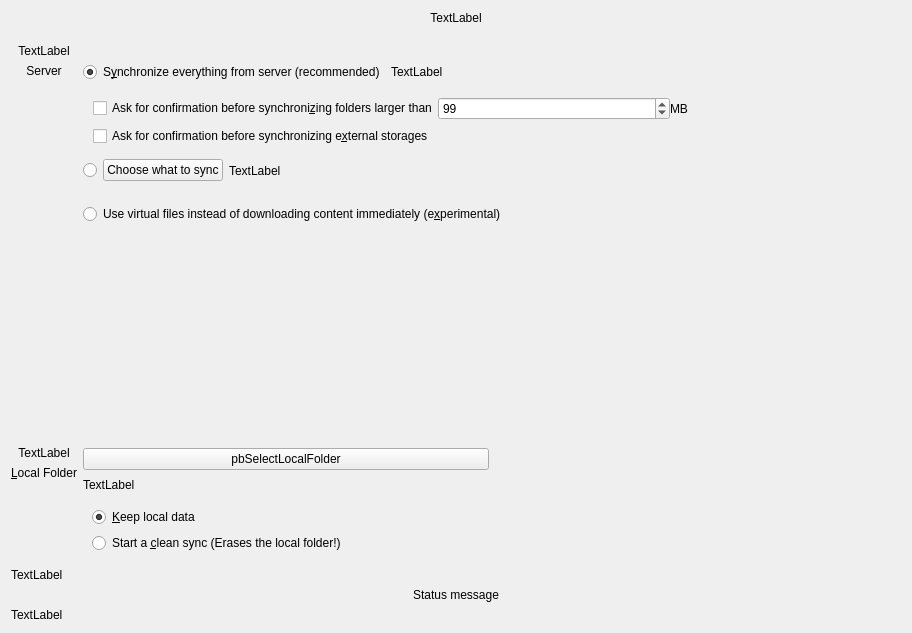
<?xml version="1.0" encoding="UTF-8"?>
<ui version="4.0">
 <class>OwncloudAdvancedSetupPage</class>
 <widget class="QWidget" name="OwncloudAdvancedSetupPage">
  <property name="geometry">
   <rect>
    <x>0</x>
    <y>0</y>
    <width>912</width>
    <height>633</height>
   </rect>
  </property>
  <property name="sizePolicy">
   <sizepolicy hsizetype="Maximum" vsizetype="Maximum">
    <horstretch>0</horstretch>
    <verstretch>0</verstretch>
   </sizepolicy>
  </property>
  <property name="windowTitle">
   <string notr="true">Form</string>
  </property>
  <layout class="QVBoxLayout" name="verticalLayout_4">
   <item>
    <widget class="QLabel" name="topLabel">
     <property name="sizePolicy">
      <sizepolicy hsizetype="Preferred" vsizetype="Fixed">
       <horstretch>0</horstretch>
       <verstretch>0</verstretch>
      </sizepolicy>
     </property>
     <property name="text">
      <string notr="true">TextLabel</string>
     </property>
     <property name="textFormat">
      <enum>Qt::RichText</enum>
     </property>
     <property name="alignment">
      <set>Qt::AlignCenter</set>
     </property>
     <property name="wordWrap">
      <bool>true</bool>
     </property>
    </widget>
   </item>
   <item>
    <spacer name="verticalSpacer_2">
     <property name="orientation">
      <enum>Qt::Vertical</enum>
     </property>
     <property name="sizeType">
      <enum>QSizePolicy::Fixed</enum>
     </property>
     <property name="sizeHint" stdset="0">
      <size>
       <width>20</width>
       <height>13</height>
      </size>
     </property>
    </spacer>
   </item>
   <item>
    <layout class="QGridLayout" name="gridLayout">
     <item row="2" column="2">
      <spacer name="horizontalSpacer_2">
       <property name="orientation">
        <enum>Qt::Horizontal</enum>
       </property>
       <property name="sizeHint" stdset="0">
        <size>
         <width>40</width>
         <height>20</height>
        </size>
       </property>
      </spacer>
     </item>
     <item row="0" column="1" colspan="2">
      <widget class="QWidget" name="wSyncStrategy" native="true">
       <layout class="QVBoxLayout" name="verticalLayout">
        <property name="leftMargin">
         <number>0</number>
        </property>
        <property name="rightMargin">
         <number>0</number>
        </property>
        <item>
         <layout class="QHBoxLayout" name="horizontalLayout_2">
          <item>
           <widget class="QRadioButton" name="rSyncEverything">
            <property name="text">
             <string>S&amp;ynchronize everything from server (recommended)</string>
            </property>
            <property name="checked">
             <bool>true</bool>
            </property>
           </widget>
          </item>
          <item>
           <widget class="QLabel" name="lSyncEverythingSizeLabel">
            <property name="text">
             <string notr="true">TextLabel</string>
            </property>
            <property name="textFormat">
             <enum>Qt::PlainText</enum>
            </property>
           </widget>
          </item>
          <item>
           <spacer name="horizontalSpacer_3">
            <property name="orientation">
             <enum>Qt::Horizontal</enum>
            </property>
            <property name="sizeHint" stdset="0">
             <size>
              <width>40</width>
              <height>20</height>
             </size>
            </property>
           </spacer>
          </item>
         </layout>
        </item>
        <item>
         <layout class="QGridLayout" name="gridLayout_2">
          <property name="horizontalSpacing">
           <number>0</number>
          </property>
          <item row="0" column="0">
           <spacer name="horizontalSpacer_4">
            <property name="orientation">
             <enum>Qt::Horizontal</enum>
            </property>
            <property name="sizeType">
             <enum>QSizePolicy::Minimum</enum>
            </property>
            <property name="sizeHint" stdset="0">
             <size>
              <width>10</width>
              <height>20</height>
             </size>
            </property>
           </spacer>
          </item>
          <item row="0" column="1">
           <layout class="QHBoxLayout" name="horizontalLayout_3">
            <item>
             <widget class="QCheckBox" name="confCheckBoxSize">
              <property name="text">
               <string>Ask for confirmation before synchroni&amp;zing folders larger than</string>
              </property>
             </widget>
            </item>
            <item>
             <widget class="QSpinBox" name="confSpinBox">
              <property name="maximum">
               <number>999999</number>
              </property>
              <property name="value">
               <number>99</number>
              </property>
             </widget>
            </item>
            <item>
             <widget class="QLabel" name="confTraillingSizeLabel">
              <property name="text">
               <string extracomment="Trailing part of &quot;Ask confirmation before syncing folder larger than&quot; ">MB</string>
              </property>
             </widget>
            </item>
           </layout>
          </item>
          <item row="1" column="1">
           <widget class="QCheckBox" name="confCheckBoxExternal">
            <property name="text">
             <string>Ask for confirmation before synchronizing e&amp;xternal storages</string>
            </property>
           </widget>
          </item>
         </layout>
        </item>
        <item>
         <layout class="QHBoxLayout" name="horizontalLayout">
          <item>
           <widget class="QRadioButton" name="rSelectiveSync">
            <property name="sizePolicy">
             <sizepolicy hsizetype="Minimum" vsizetype="Minimum">
              <horstretch>0</horstretch>
              <verstretch>0</verstretch>
             </sizepolicy>
            </property>
            <property name="text">
             <string/>
            </property>
            <property name="checkable">
             <bool>false</bool>
            </property>
           </widget>
          </item>
          <item>
           <widget class="QPushButton" name="bSelectiveSync">
            <property name="text">
             <string>Choose what to sync</string>
            </property>
           </widget>
          </item>
          <item>
           <widget class="QLabel" name="lSelectiveSyncSizeLabel">
            <property name="text">
             <string notr="true">TextLabel</string>
            </property>
            <property name="textFormat">
             <enum>Qt::PlainText</enum>
            </property>
           </widget>
          </item>
          <item>
           <spacer name="horizontalSpacer">
            <property name="orientation">
             <enum>Qt::Horizontal</enum>
            </property>
            <property name="sizeHint" stdset="0">
             <size>
              <width>40</width>
              <height>20</height>
             </size>
            </property>
           </spacer>
          </item>
         </layout>
        </item>
        <item>
         <layout class="QHBoxLayout" name="lVirtualFileSync">
          <item>
           <widget class="QRadioButton" name="rVirtualFileSync">
            <property name="sizePolicy">
             <sizepolicy hsizetype="Minimum" vsizetype="Minimum">
              <horstretch>0</horstretch>
              <verstretch>0</verstretch>
             </sizepolicy>
            </property>
            <property name="text">
             <string>Use virtual files instead of downloading content immediately (e&amp;xperimental)</string>
            </property>
            <property name="checkable">
             <bool>false</bool>
            </property>
           </widget>
          </item>
          <item>
           <spacer name="horizontalSpacer_5">
            <property name="orientation">
             <enum>Qt::Horizontal</enum>
            </property>
            <property name="sizeHint" stdset="0">
             <size>
              <width>40</width>
              <height>20</height>
             </size>
            </property>
           </spacer>
          </item>
         </layout>
        </item>
       </layout>
      </widget>
     </item>
     <item row="2" column="0" rowspan="4">
      <layout class="QVBoxLayout" name="verticalLayout_3">
       <item>
        <widget class="QLabel" name="lLocalIcon">
         <property name="text">
          <string notr="true">TextLabel</string>
         </property>
         <property name="alignment">
          <set>Qt::AlignCenter</set>
         </property>
        </widget>
       </item>
       <item>
        <widget class="QLabel" name="lLocal">
         <property name="sizePolicy">
          <sizepolicy hsizetype="Minimum" vsizetype="Preferred">
           <horstretch>0</horstretch>
           <verstretch>0</verstretch>
          </sizepolicy>
         </property>
         <property name="text">
          <string>&amp;Local Folder</string>
         </property>
         <property name="alignment">
          <set>Qt::AlignCenter</set>
         </property>
         <property name="buddy">
          <cstring>pbSelectLocalFolder</cstring>
         </property>
        </widget>
       </item>
       <item>
        <spacer name="verticalSpacer_4">
         <property name="orientation">
          <enum>Qt::Vertical</enum>
         </property>
         <property name="sizeHint" stdset="0">
          <size>
           <width>20</width>
           <height>40</height>
          </size>
         </property>
        </spacer>
       </item>
      </layout>
     </item>
     <item row="2" column="1" rowspan="2">
      <widget class="QPushButton" name="pbSelectLocalFolder">
       <property name="sizePolicy">
        <sizepolicy hsizetype="MinimumExpanding" vsizetype="Fixed">
         <horstretch>0</horstretch>
         <verstretch>0</verstretch>
        </sizepolicy>
       </property>
       <property name="text">
        <string notr="true">pbSelectLocalFolder</string>
       </property>
      </widget>
     </item>
     <item row="0" column="0">
      <layout class="QVBoxLayout" name="verticalLayout_2">
       <item>
        <widget class="QLabel" name="lServerIcon">
         <property name="text">
          <string notr="true">TextLabel</string>
         </property>
         <property name="alignment">
          <set>Qt::AlignCenter</set>
         </property>
        </widget>
       </item>
       <item>
        <widget class="QLabel" name="lServer">
         <property name="text">
          <string>Server</string>
         </property>
         <property name="alignment">
          <set>Qt::AlignCenter</set>
         </property>
        </widget>
       </item>
       <item>
        <spacer name="verticalSpacer_3">
         <property name="orientation">
          <enum>Qt::Vertical</enum>
         </property>
         <property name="sizeHint" stdset="0">
          <size>
           <width>20</width>
           <height>40</height>
          </size>
         </property>
        </spacer>
       </item>
      </layout>
     </item>
     <item row="5" column="1" colspan="2">
      <widget class="QWidget" name="resolutionWidget" native="true">
       <property name="sizePolicy">
        <sizepolicy hsizetype="Preferred" vsizetype="Fixed">
         <horstretch>0</horstretch>
         <verstretch>0</verstretch>
        </sizepolicy>
       </property>
       <layout class="QFormLayout" name="formLayout_2">
        <property name="sizeConstraint">
         <enum>QLayout::SetMinimumSize</enum>
        </property>
        <property name="fieldGrowthPolicy">
         <enum>QFormLayout::ExpandingFieldsGrow</enum>
        </property>
        <item row="1" column="0" colspan="2">
         <widget class="QRadioButton" name="radioButton">
          <property name="text">
           <string>&amp;Keep local data</string>
          </property>
          <property name="checked">
           <bool>true</bool>
          </property>
         </widget>
        </item>
        <item row="2" column="0" colspan="2">
         <widget class="QRadioButton" name="cbSyncFromScratch">
          <property name="toolTip">
           <string>&lt;html&gt;&lt;head/&gt;&lt;body&gt;&lt;p&gt;If this box is checked, existing content in the local folder will be erased to start a clean sync from the server.&lt;/p&gt;&lt;p&gt;Do not check this if the local content should be uploaded to the servers folder.&lt;/p&gt;&lt;/body&gt;&lt;/html&gt;</string>
          </property>
          <property name="text">
           <string>Start a &amp;clean sync (Erases the local folder!)</string>
          </property>
          <property name="checkable">
           <bool>true</bool>
          </property>
         </widget>
        </item>
       </layout>
      </widget>
     </item>
     <item row="1" column="1">
      <spacer name="verticalSpacer">
       <property name="orientation">
        <enum>Qt::Vertical</enum>
       </property>
       <property name="sizeType">
        <enum>QSizePolicy::MinimumExpanding</enum>
       </property>
       <property name="sizeHint" stdset="0">
        <size>
         <width>20</width>
         <height>40</height>
        </size>
       </property>
      </spacer>
     </item>
     <item row="4" column="1">
      <widget class="QLabel" name="lFreeSpace">
       <property name="text">
        <string notr="true">TextLabel</string>
       </property>
      </widget>
     </item>
    </layout>
   </item>
   <item>
    <widget class="QLabel" name="errorLabel">
     <property name="text">
      <string notr="true">TextLabel</string>
     </property>
    </widget>
   </item>
   <item>
    <widget class="QLabel" name="syncModeLabel">
     <property name="text">
      <string notr="true">Status message</string>
     </property>
     <property name="textFormat">
      <enum>Qt::RichText</enum>
     </property>
     <property name="alignment">
      <set>Qt::AlignCenter</set>
     </property>
     <property name="wordWrap">
      <bool>true</bool>
     </property>
    </widget>
   </item>
   <item>
    <layout class="QHBoxLayout" name="resultLayout"/>
   </item>
   <item>
    <widget class="QLabel" name="bottomLabel">
     <property name="text">
      <string notr="true">TextLabel</string>
     </property>
     <property name="textFormat">
      <enum>Qt::RichText</enum>
     </property>
    </widget>
   </item>
  </layout>
 </widget>
 <resources/>
 <connections>
  <connection>
   <sender>rSyncEverything</sender>
   <signal>toggled(bool)</signal>
   <receiver>confCheckBoxSize</receiver>
   <slot>setEnabled(bool)</slot>
   <hints>
    <hint type="sourcelabel">
     <x>217</x>
     <y>78</y>
    </hint>
    <hint type="destinationlabel">
     <x>298</x>
     <y>126</y>
    </hint>
   </hints>
  </connection>
  <connection>
   <sender>rSyncEverything</sender>
   <signal>toggled(bool)</signal>
   <receiver>confSpinBox</receiver>
   <slot>setEnabled(bool)</slot>
   <hints>
    <hint type="sourcelabel">
     <x>311</x>
     <y>83</y>
    </hint>
    <hint type="destinationlabel">
     <x>952</x>
     <y>134</y>
    </hint>
   </hints>
  </connection>
  <connection>
   <sender>rSyncEverything</sender>
   <signal>toggled(bool)</signal>
   <receiver>confTraillingSizeLabel</receiver>
   <slot>setEnabled(bool)</slot>
   <hints>
    <hint type="sourcelabel">
     <x>277</x>
     <y>76</y>
    </hint>
    <hint type="destinationlabel">
     <x>1076</x>
     <y>136</y>
    </hint>
   </hints>
  </connection>
  <connection>
   <sender>rSyncEverything</sender>
   <signal>toggled(bool)</signal>
   <receiver>confCheckBoxExternal</receiver>
   <slot>setEnabled(bool)</slot>
   <hints>
    <hint type="sourcelabel">
     <x>181</x>
     <y>78</y>
    </hint>
    <hint type="destinationlabel">
     <x>382</x>
     <y>174</y>
    </hint>
   </hints>
  </connection>
 </connections>
</ui>
